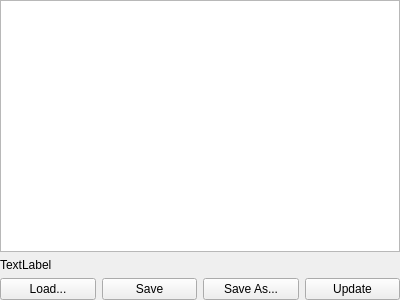
<?xml version="1.0" encoding="UTF-8"?>
<ui version="4.0">
 <class>TextEditorForm</class>
 <widget class="QWidget" name="TextEditorForm">
  <property name="geometry">
   <rect>
    <x>0</x>
    <y>0</y>
    <width>400</width>
    <height>300</height>
   </rect>
  </property>
  <property name="windowTitle">
   <string>Form</string>
  </property>
  <layout class="QVBoxLayout" name="verticalLayout">
   <property name="leftMargin">
    <number>0</number>
   </property>
   <property name="topMargin">
    <number>0</number>
   </property>
   <property name="rightMargin">
    <number>0</number>
   </property>
   <property name="bottomMargin">
    <number>0</number>
   </property>
   <item>
    <widget class="CodeEditor" name="mTextEdit"/>
   </item>
   <item>
    <widget class="QLabel" name="mErrorText">
     <property name="text">
      <string>TextLabel</string>
     </property>
    </widget>
   </item>
   <item>
    <layout class="QHBoxLayout" name="horizontalLayout">
     <item>
      <widget class="QPushButton" name="mButtonLoad">
       <property name="text">
        <string>Load...</string>
       </property>
      </widget>
     </item>
     <item>
      <widget class="QPushButton" name="mButtonSave">
       <property name="text">
        <string>Save</string>
       </property>
      </widget>
     </item>
     <item>
      <widget class="QPushButton" name="mButtonSaveAs">
       <property name="text">
        <string>Save As...</string>
       </property>
      </widget>
     </item>
     <item>
      <widget class="QPushButton" name="mButtonUpdate">
       <property name="text">
        <string>Update</string>
       </property>
      </widget>
     </item>
    </layout>
   </item>
  </layout>
 </widget>
 <customwidgets>
  <customwidget>
   <class>CodeEditor</class>
   <extends>QPlainTextEdit</extends>
   <header>codeeditor.h</header>
  </customwidget>
 </customwidgets>
 <resources/>
 <connections/>
</ui>
